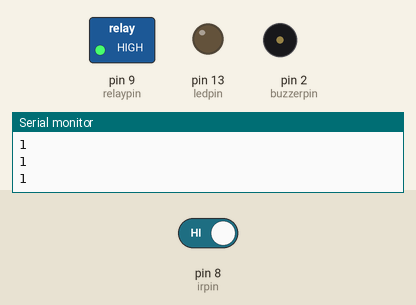
This sketch was run on a simulated Arduino Uno, built with avr-gcc and run on an emulated ATmega328P. On the bench: switched loads named in the sketch (green lamp = pin HIGH), output pins drawn as LEDs (lit = HIGH), buzzer (waves = sounding, pin HIGH), the last lines printed to the serial monitor. Inputs (shaded band) come from the test bench; at power-on: pin 8 (irpin) HIGH.

Above: at 1.2 s.
1.3 s: pin 8 (irpin) driven LOW
At 2.5 s:
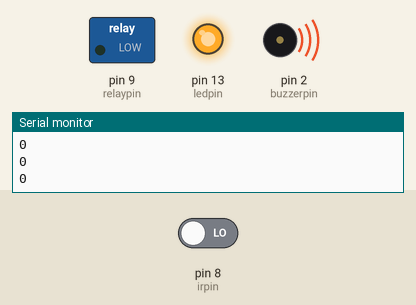
2.8 s: pin 8 (irpin) driven HIGH
At 3.9 s:
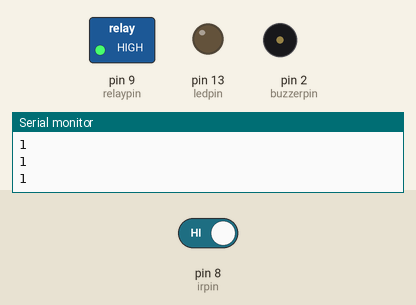
Timing chart, 0 to 5.8 s (numbered marks = the images above; inputs shaded):
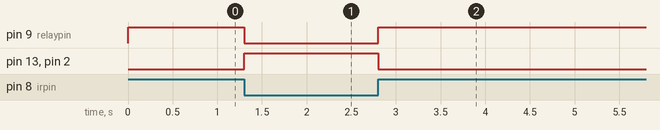

The sketch:

relay_us.ino
```cpp
int irpin=8;
int relaypin=9;
int ledpin=13;
int buzzerpin=2;
void setup() {
  // put your setup code here, to run once:
pinMode(irpin,INPUT);
pinMode(relaypin,OUTPUT);
pinMode(ledpin,OUTPUT);
pinMode(buzzerpin,OUTPUT);
digitalWrite(relaypin,LOW);
Serial.begin(9600);
}

void loop() {
  // put your main code here, to run repeatedly:
  int irstatus=digitalRead(irpin);
    Serial.println(irstatus);

  if(irstatus==LOW){
    digitalWrite(relaypin,LOW);
       digitalWrite(ledpin,HIGH);
       digitalWrite(buzzerpin,HIGH);


  }
  else{
        digitalWrite(relaypin,HIGH);
          digitalWrite(ledpin,LOW);
       digitalWrite(buzzerpin,LOW);


  }
          delay(100);

}
```

Measured:
- after the input at 1.3 s, pin 9 (relaypin): HIGH → LOW at once; pin 13 (ledpin), pin 2 (buzzerpin): LOW → HIGH at once
- after the input at 2.8 s, pin 9 (relaypin): LOW → HIGH at once; pin 13 (ledpin), pin 2 (buzzerpin): HIGH → LOW at once
